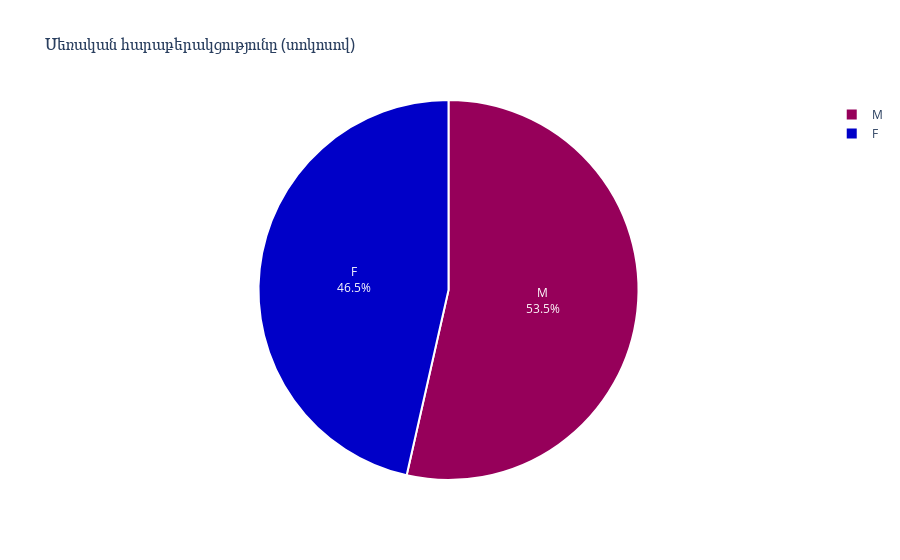

Write notebook code for a chart like this one.
### Markdown cell above
### 2. Սեռական հարաբերակցությունը (տոկոսով)

### Code cell
sex_status = df['SEX'].value_counts()

plt.figure(figsize=(20, 10))

fig = px.pie(sex_status,
            values=sex_status.values,
            names=sex_status.index,
            color_discrete_sequence=px.colors.sequential.Rainbow,
            title = "Սեռական հարաբերակցությունը (տոկոսով)")

fig.update_traces(textposition='inside', textinfo='percent+label', marker=dict(line=dict(color='white', width=2)));

fig.show()

### Figure 1 — Plotly figure (JSON) as saved in the notebook; plotly's stock layout.template omitted (floating-point values rounded to 4 significant figures)
{"data": [{"domain": {"x": [0, 1], "y": [0, 1]}, "hovertemplate": "index=%{label}<br>value=%{value}<extra></extra>", "labels": ["M", "F"], "legendgroup": "", "marker": {"line": {"color": "white", "width": 2}}, "name": "", "showlegend": true, "textinfo": "percent+label", "textposition": "inside", "type": "pie", "values": [106, 92]}], "layout": {"legend": {"tracegroupgap": 0}, "piecolorway": ["rgb(150,0,90)", "rgb(0,0,200)", "rgb(0,25,255)", "rgb(0,152,255)", "rgb(44,255,150)", "rgb(151,255,0)", "rgb(255,234,0)", "rgb(255,111,0)", "rgb(255,0,0)"], "title": {"text": "Սեռական հարաբերակցությունը (տոկոսով)"}}}
